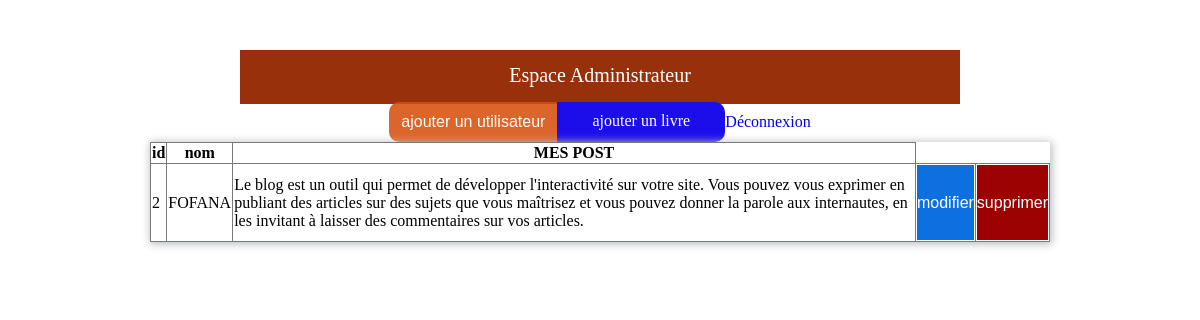
Page /data on the committed database.
### app.py (models this page shows, shortened)
class img(db.Model):
     id=db.Column(db.Integer,primary_key=True)
     name=db.Column(db.Text)
     prix=db.Column(db.Text)

### app.py (the view)
@app.route('/data', methods = ["GET"])
def data():
    listdata=img.query.all()
    return render_template('datalist.html',listdata=listdata)

### templates/datalist.html (shortened to what this page needs)
<!DOCTYPE html>
<html lang="en">
<head>
    <link rel="stylesheet" href=" {{url_for('static', filename='css/dataliste.css')}}">
</head>
<body>
  <div class="admi">Espace Administrateur</div>
  <table border="1">
    <thead>
        <th>id</th>
        <th>nom</th>
        <th>MES POST</th>
    </thead>
    {% for dataa in listdata %}
    <tbody>
        <td>{{dataa.id}}</td><br>
        <td>{{dataa.name}}</td>
        <td>{{dataa.prix}}</td>
        <td><a href="{{url_for('update',id=dataa.id)}}"><div class="azert">modifier</div></a></td>
        <td><a href="{{url_for('delete_user',id=dataa.id)}}"><div class="azert1">supprimer</div></a></td>
    </tbody>
    {% endfor %}
    <div class="cccccc">
      <div class="Ajouter"><a href="{{url_for('add_user')}}"><div class="azert11">ajouter un utilisateur</div></a></div class="Ajouter">
      <div class="Ajouters"><a href="{{url_for('image')}}"><div class="azert111">ajouter un livre</div></a></div class="Ajouter">
      <div class="Ajou"><a href="/logout">Déconnexion</a></div>
    </div>
  </table>
</body>
</html>

### static/css/dataliste.css (style rules this page uses)
body { padding: 0 ; margin: 0 auto; }
table { width: 75%; height: 100px; margin: 0 auto; background-color: rgb(255, 255, 255); box-shadow: 1px 1px 8px 1px rgb(184, 186, 189); border-collapse: collapse; position: relative; border: #797979; top: 30px; }
.azert11 { color: white; height: 100%; justify-content: center; align-items: center; display: flex; font-family: 'Gill Sans', 'Gill Sans MT', Calibri, 'Trebuchet MS', sans-serif; }
.azert { background-color: #0d70e1; color: white; height: 100%; justify-content: center; align-items: center; display: flex; font-family: 'Gill Sans', 'Gill Sans MT', Calibri, 'Trebuchet MS', sans-serif; }
.azert1 { background-color: #9c0202; color: white; height: 100%; justify-content: center; align-items: center; display: flex; font-family: 'Gill Sans', 'Gill Sans MT', Calibri, 'Trebuchet MS', sans-serif; }
.admi { background-color: rgb(152, 49, 11); width: 60%; height: 40px; justify-content: center; display: flex; text-align: center; position: relative; top: 50px; font-size: 20px; margin: 0 auto; font-size: 20px; color: white; padding-top: 14px; }
a { text-decoration: none; font-size: 1rem; }
.Ajouter { background-color: rgba(214, 79, 11, 0.869); width: 35%; height: 40px; justify-content: center; text-align: center; border-radius: 10px 0 0 10px; }
.Ajouters { background-color: #1c0eeb; border-radius: 0 10px 10px 0; width: 35%; height: 40px; justify-content: center; text-align: center; }
.Ajouters a { color: white; position: relative; top: 10px; }
.cccccc { display: flex; justify-content: center; align-items: center; width: 40%; margin: 0 auto; border-radius: 40px; position: relative; top: 30px; }

### rows in the picture
img: id "2", name "FOFANA", prix "Le blog est un outil qui permet de développer l'interactivité sur votre site. Vous pouvez vous exprimer en publiant des articles sur des sujets que vous maîtrisez et vous pouvez donner la parole aux internautes, en les invitant à laisser des commentaires sur vos articles."
